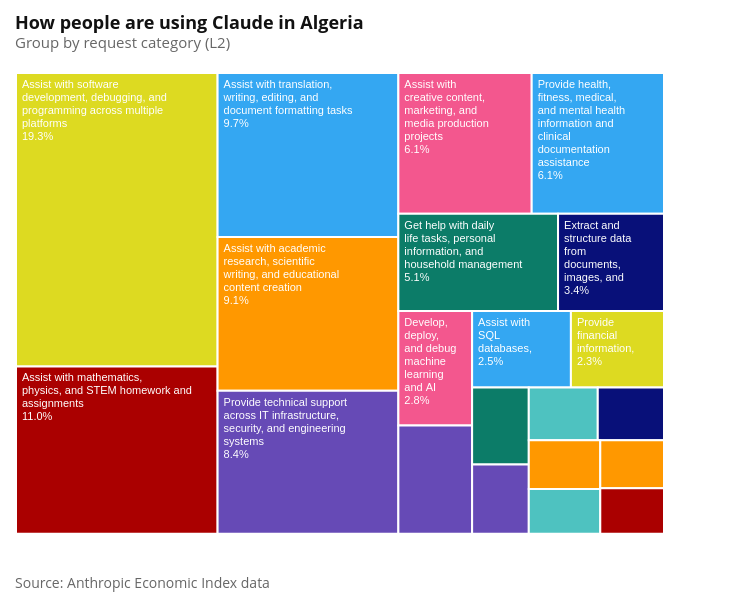

Notebook code cell kept with this figure:
### Code cell
l2_treemap = make_treemap(
    req_l2,
    label_col="cluster_name",
    value_col="pct",
    title=f"How people are using Claude in {COUNTRY_NAME}",
    subtitle="Group by request category (L2)",
)

attaviz.add_caption(
    l2_treemap,
    "Source: Anthropic Economic Index data",
)

### Figure 1 — Vega-Lite specification as saved in the notebook (floating-point values rounded to 4 significant figures)
{"config": {"background": "white", "padding": 15, "mark": {"tooltip": true}, "point": {"filled": true, "size": 60, "stroke": "white", "strokeWidth": 1}, "circle": {"filled": true, "stroke": "white", "strokeWidth": 1}, "square": {"filled": true, "stroke": "white", "strokeWidth": 1}, "line": {"strokeWidth": 4, "strokeCap": "round", "strokeJoin": "round"}, "bar": {"cornerRadiusEnd": 0}, "area": {"opacity": 0.7}, "arc": {"stroke": "white", "strokeWidth": 1}, "rect": {"stroke": "#8A969F", "strokeWidth": 0.5}, "geoshape": {"stroke": "#666666", "strokeWidth": 0.3, "strokeJoin": "round", "strokeCap": "round"}, "title": {"font": "Open Sans, sans-serif", "fontSize": 18, "fontWeight": 700, "lineHeight": 22, "color": "#111111", "anchor": "start", "offset": 21, "subtitleFont": "Open Sans, sans-serif", "subtitleFontSize": 15, "subtitleFontWeight": 400, "subtitleLineHeight": 18, "subtitleColor": "#666666", "subtitlePadding": 3}, "axis": {"domain": false, "grid": true, "gridColor": "#CED4DE", "gridDash": [4, 2], "gridWidth": 1, "labelFont": "Open Sans, sans-serif", "labelFontSize": 13, "labelFontWeight": 400, "labelColor": "#666666", "labelPadding": 3, "tickColor": "#CED4DE", "tickSize": 5, "tickCount": 5, "titleFont": "Open Sans, sans-serif", "titleFontSize": 13, "titleFontWeight": 600, "titleColor": "#111111", "titlePadding": 9}, "axisX": {"grid": false, "tickSize": 0, "labelAngle": 0}, "axisY": {"domain": false, "ticks": false, "gridColor": "#CED4DE", "gridDash": [4, 2], "gridWidth": 1}, "axisQuantitative": {"tickCount": 5}, "axisBand": {"labelPadding": 6, "tickSize": 0}, "axisTemporal": {"grid": false}, "legend": {"labelFont": "Open Sans, sans-serif", "labelFontSize": 13, "labelFontWeight": 600, "labelColor": "#111111", "titleFont": "Open Sans, sans-serif", "titleFontSize": 13, "titleFontWeight": 600, "titleColor": "#111111", "titlePadding": 3, "symbolSize": 196, "symbolStrokeWidth": 0, "padding": 15, "offset": 21, "columnPadding": 21, "orient": "bottom", "labelLimit": 200, "titleLimit": 200}, "view": {"stroke": null, "continuousWidth": 600, "continuousHeight": 400}, "range": {"category": ["#34A7F2", "#FF9800", "#664AB6", "#4EC2C0", "#F3578E", "#081079", "#0C7C68", "#AA0000", "#DDDA21"], "diverging": ["#920000", "#BD6126", "#E3A763", "#EFEFEF", "#80BDE7", "#3587C3", "#025288"], "heatmap": ["#E3F6FD", "#75CCEC", "#089BD4", "#0169A1", "#023B6F"], "ordinal": ["#E3F6FD", "#75CCEC", "#089BD4", "#0169A1", "#023B6F"], "ramp": ["#E3F6FD", "#75CCEC", "#089BD4", "#0169A1", "#023B6F"]}, "scale": {"bandPaddingInner": 0.2, "bandPaddingOuter": 0.1, "pointPadding": 0.5}, "header": {"labelFont": "Open Sans, sans-serif", "labelFontSize": 13, "labelFontWeight": 600, "labelColor": "#111111", "titleFont": "Open Sans, sans-serif", "titleFontSize": 15, "titleFontWeight": 600, "titleColor": "#111111"}, "concat": {"spacing": 18}, "facet": {"spacing": 18}, "selection": {"point": {"on": "click", "clear": "dblclick"}, "interval": {"mark": {"fill": "#0071BC", "fillOpacity": 0.15, "stroke": "#0071BC", "strokeWidth": 1}}}}, "vconcat": [{"layer": [{"mark": {"type": "rect", "stroke": "white", "strokeWidth": 2}, "encoding": {"color": {"field": "cluster_name", "legend": null, "type": "nominal"}, "tooltip": [{"field": "cluster_name", "title": "Group", "type": "nominal"}, {"field": "pct", "format": ".2f", "title": "% of conversations", "type": "quantitative"}], "x": {"axis": null, "field": "x", "scale": {"domain": [0, 720]}, "type": "quantitative"}, "x2": {"field": "x2"}, "y": {"axis": null, "field": "y", "scale": {"domain": [0, 480], "reverse": true}, "type": "quantitative"}, "y2": {"field": "y2"}}}, {"mark": {"type": "text", "align": "left", "baseline": "top", "color": "white", "dx": 6, "dy": 6, "fontSize": 11, "lineBreak": "\n"}, "encoding": {"text": {"field": "label", "type": "nominal"}, "x": {"field": "x", "type": "quantitative"}, "x2": {"field": "x2"}, "y": {"field": "y", "type": "quantitative"}, "y2": {"field": "y2"}}, "transform": [{"filter": "datum.label != null"}]}], "height": 480, "title": {"text": "How people are using Claude in Algeria", "subtitle": "Group by request category (L2)"}, "width": 720}], "data": {"name": "data-08a4911d7b5c106f2ed7d15881a5bf5c"}, "title": {"text": "Source: Anthropic Economic Index data", "anchor": "start", "color": "#666666", "font": "Open Sans, sans-serif", "fontSize": 14, "fontWeight": 400, "lineHeight": 21, "offset": 24, "orient": "bottom"}, "$schema": "https://vega.github.io/schema/vega-lite/v6.4.1.json", "datasets": {"data-08a4911d7b5c106f2ed7d15881a5bf5c": [{"cluster_name": "Assist with software development, debugging, and programming across multiple platforms", "pct": 19.32, "x": 0.0, "y": 0.0, "dx": 224.0, "dy": 305.7, "x2": 224.0, "y2": 305.7, "label": "Assist with software\ndevelopment, debugging, and\nprogramming across multiple\nplatforms\n19.3%"}, {"cluster_name": "Assist with mathematics, physics, and STEM homework and assignments", "pct": 11.01, "x": 0.0, "y": 305.7, "dx": 224.0, "dy": 174.3, "x2": 224.0, "y2": 480.0, "label": "Assist with mathematics,\nphysics, and STEM homework and\nassignments\n11.0%"}, {"cluster_name": "Assist with translation, writing, editing, and document formatting tasks", "pct": 9.682, "x": 224.0, "y": 0.0, "dx": 200.9, "dy": 170.9, "x2": 424.8, "y2": 170.9, "label": "Assist with translation,\nwriting, editing, and\ndocument formatting tasks\n9.7%"}, {"cluster_name": "Assist with academic research, scientific writing, and educational content creation", "pct": 9.065, "x": 224.0, "y": 170.9, "dx": 200.9, "dy": 160.0, "x2": 424.8, "y2": 330.9, "label": "Assist with academic\nresearch, scientific\nwriting, and educational\ncontent creation\n9.1%"}, {"cluster_name": "Provide technical support across IT infrastructure, security, and engineering systems", "pct": 8.448, "x": 224.0, "y": 330.9, "dx": 200.9, "dy": 149.1, "x2": 424.8, "y2": 480.0, "label": "Provide technical support\nacross IT infrastructure,\nsecurity, and engineering\nsystems\n8.4%"}, {"cluster_name": "Assist with creative content, marketing, and media production projects", "pct": 6.122, "x": 424.8, "y": 0.0, "dx": 148.1, "dy": 146.5, "x2": 573.0, "y2": 146.5, "label": "Assist with\ncreative content,\nmarketing, and\nmedia production\nprojects\n6.1%"}, {"cluster_name": "Provide health, fitness, medical, and mental health information and clinical documentation assistance", "pct": 6.075, "x": 573.0, "y": 0.0, "dx": 147.0, "dy": 146.5, "x2": 720.0, "y2": 146.5, "label": "Provide health,\nfitness, medical,\nand mental health\ninformation and\nclinical\ndocumentation\nassistance\n6.1%"}, {"cluster_name": "Get help with daily life tasks, personal information, and household management", "pct": 5.078, "x": 424.8, "y": 146.5, "dx": 177.4, "dy": 101.5, "x2": 602.3, "y2": 248.0, "label": "Get help with daily\nlife tasks, personal\ninformation, and\nhousehold management\n5.1%"}, {"cluster_name": "Extract and structure data from documents, images, and online sources", "pct": 3.37, "x": 602.3, "y": 146.5, "dx": 117.7, "dy": 101.5, "x2": 720.0, "y2": 248.0, "label": "Extract and\nstructure data\nfrom\ndocuments,\nimages, and\n3.4%"}, {"cluster_name": "Develop, deploy, and debug machine learning and AI systems", "pct": 2.753, "x": 424.8, "y": 248.0, "dx": 81.95, "dy": 119.1, "x2": 506.8, "y2": 367.1, "label": "Develop,\ndeploy,\nand debug\nmachine\nlearning\nand AI\n2.8%"}, {"cluster_name": "Assist with business development, analysis, research, and strategic planning", "pct": 2.61, "x": 424.8, "y": 367.1, "dx": 81.95, "dy": 112.9, "x2": 506.8, "y2": 480.0, "label": null}, {"cluster_name": "Assist with SQL databases, data analysis, and visualization tasks", "pct": 2.468, "x": 506.8, "y": 248.0, "dx": 109.8, "dy": 79.71, "x2": 616.6, "y2": 327.7, "label": "Assist with\nSQL\ndatabases,\n2.5%"}, {"cluster_name": "Provide financial information, tax guidance, and consumer purchase assistance", "pct": 2.326, "x": 616.6, "y": 248.0, "dx": 103.4, "dy": 79.71, "x2": 720.0, "y2": 327.7, "label": "Provide\nfinancial\ninformation,\n2.3%"}, {"cluster_name": "Assist with job applications, career transitions, and interview preparation", "pct": 1.424, "x": 506.8, "y": 327.7, "dx": 62.97, "dy": 80.16, "x2": 569.8, "y2": 407.9, "label": null}, {"cluster_name": "Create professional presentations and draft workplace correspondence", "pct": 1.281, "x": 506.8, "y": 407.9, "dx": 62.97, "dy": 72.15, "x2": 569.8, "y2": 480.0, "label": null}, {"cluster_name": "Develop and debug automated trading bots and blockchain financial software", "pct": 1.187, "x": 569.8, "y": 327.7, "dx": 76.65, "dy": 54.88, "x2": 646.4, "y2": 382.6, "label": null}, {"cluster_name": "Assist with game development, gaming software, and tabletop RPG content", "pct": 1.139, "x": 646.4, "y": 327.7, "dx": 73.59, "dy": 54.88, "x2": 720.0, "y2": 382.6, "label": null}, {"cluster_name": "Provide legal services and fraud investigation assistance", "pct": 1.139, "x": 569.8, "y": 382.6, "dx": 79.44, "dy": 50.84, "x2": 649.2, "y2": 433.4, "label": null}, {"cluster_name": "Assist with civic information, government services, and institutional research", "pct": 1.044, "x": 569.8, "y": 433.4, "dx": 79.44, "dy": 46.6, "x2": 649.2, "y2": 480.0, "label": null}, {"cluster_name": "Build and manage subscription-based e-commerce operations", "pct": 0.9967, "x": 649.2, "y": 382.6, "dx": 70.8, "dy": 49.91, "x2": 720.0, "y2": 432.5, "label": null}, {"cluster_name": "Implement and troubleshoot authentication, authorization, and security systems for web applications", "pct": 0.9492, "x": 649.2, "y": 432.5, "dx": 70.8, "dy": 47.53, "x2": 720.0, "y2": 480.0, "label": null}]}}
